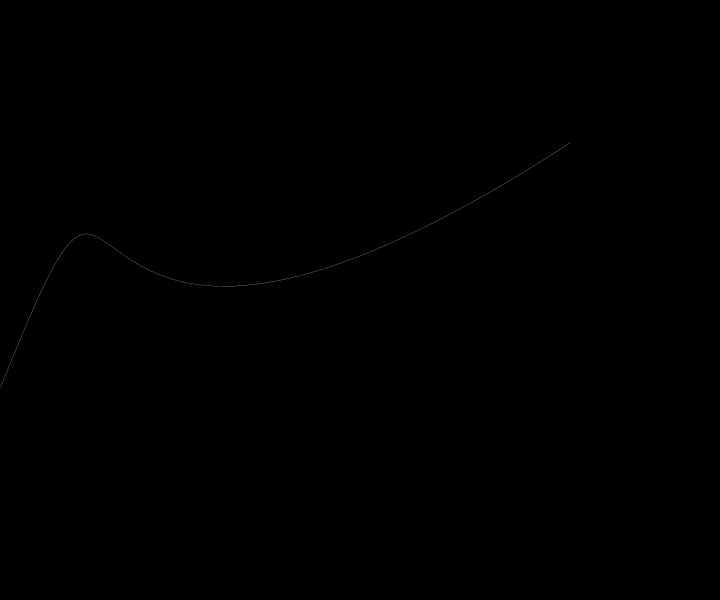
Frame 1 (no input)
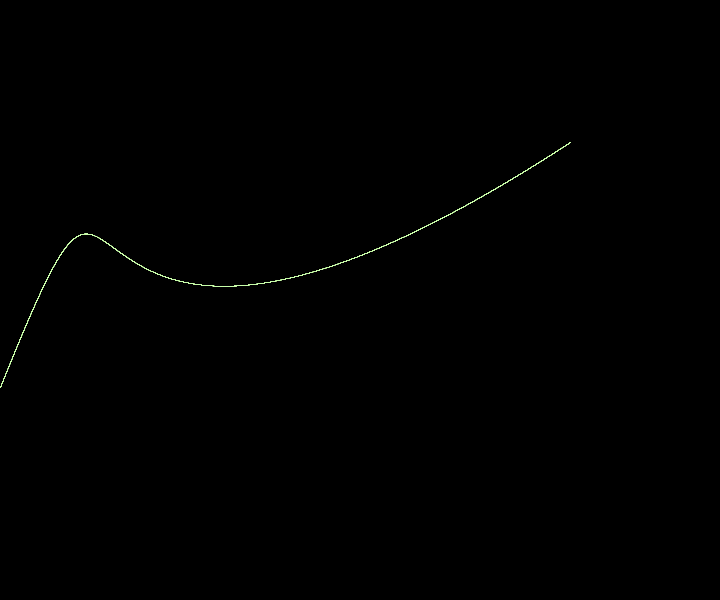
Frame 60 (the mouse pressed at the canvas centre just before this capture)
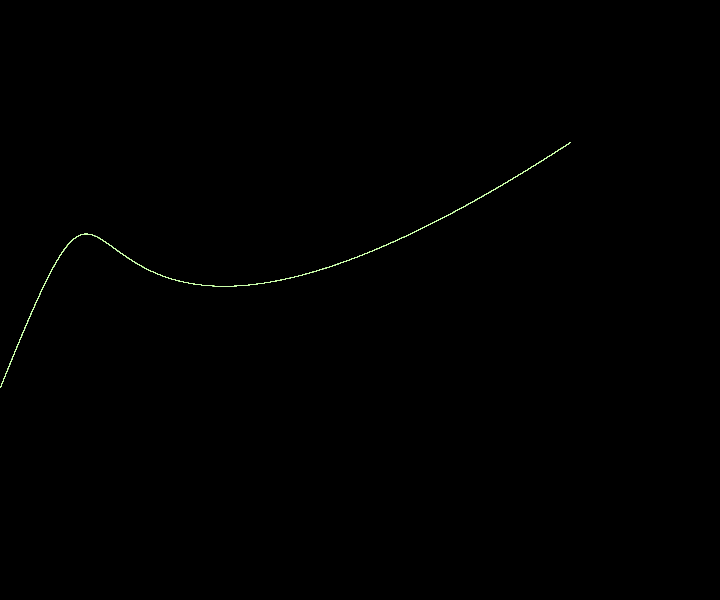
Frame 120 (the mouse held since frame 60 and released just before this capture)

The Processing sketch that drew these frames (run headless with seeded random() and noise(); from frame 60 on, the mouse is pressed at the canvas centre):

// Processing sketch: generative_simple_drawing_machine
// ── generative_simple_drawing_machine.pde


float X1, Y1, AX1, AY1, X2, Y2, AX2, AY2;
int count = 0;
float cor1;
float cor2;


void setup() {
  size(720, 600);
  X1 = noise(600);
  Y1 = random(600);
  AX1 = random(600);
  AY1 = noise(600);
  X2 = random(600);
  Y2 = random(600);
  AX2 = noise(600);
  AY2 = random(600);
  background(0);
}

void draw() {
  //background(0);
  if (keyPressed == true) {
    count = count + 1;
    if (key == 'a' || key == 'A') {
      X1 = mouseX;
      Y1 = mouseY;
    }
    if (key == 's' || key == 'S') {
      AX1 = mouseX;
      AY1 = mouseY;
    }

    if (key == 'd' || key == 'D') {
      X2 = mouseX;
      Y2 = mouseY;
    }

    if (key == 'f' || key == 'F') {
      AX2 = mouseX;
      AY2 = mouseY;
    }
    if (key == 'z' || key == 'Z') {
      save("cover.jpg");  
      
    }
  }

  cor1 = random(100);
  cor2 = random(20);
  smooth();
  noFill();
  //stroke(255, 102, 0);
  //line(X1, Y1, AX1, AY1);
  //line(AX2, AY2, X2, Y2);
  strokeWeight(0.2);
  stroke(255-cor1,255,180-cor2);
  bezier(X1, Y1, AX1, AY1, AX2, AY2, X2, Y2);
}
